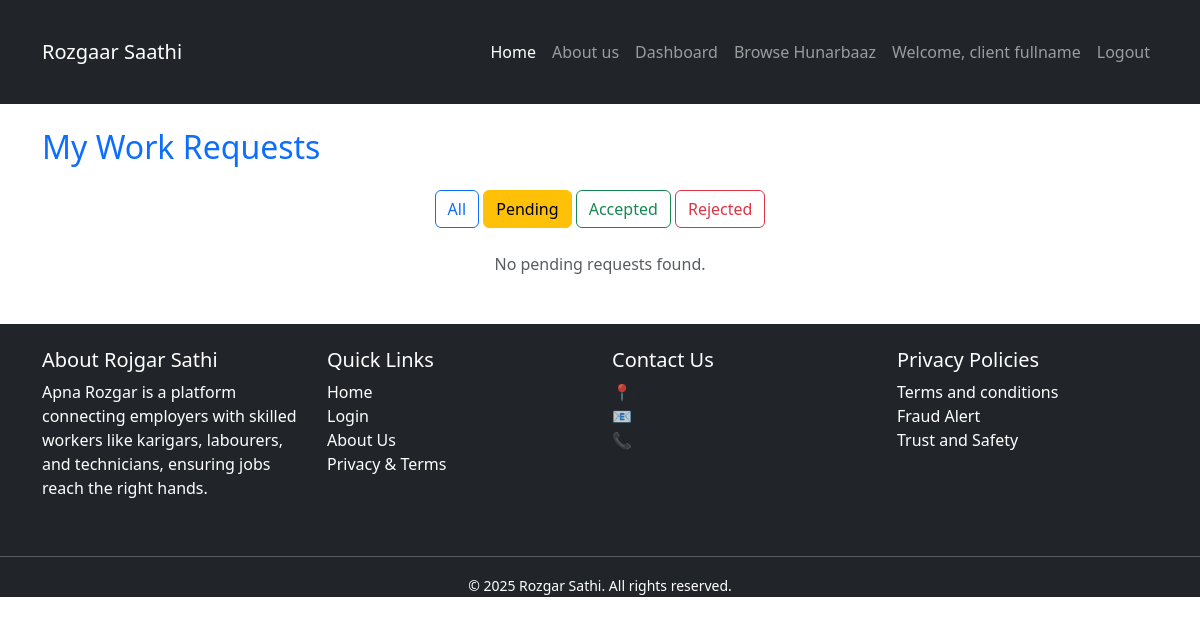
/client/requests/?status=pending (signed in), run on an earlier commit of the app's database.
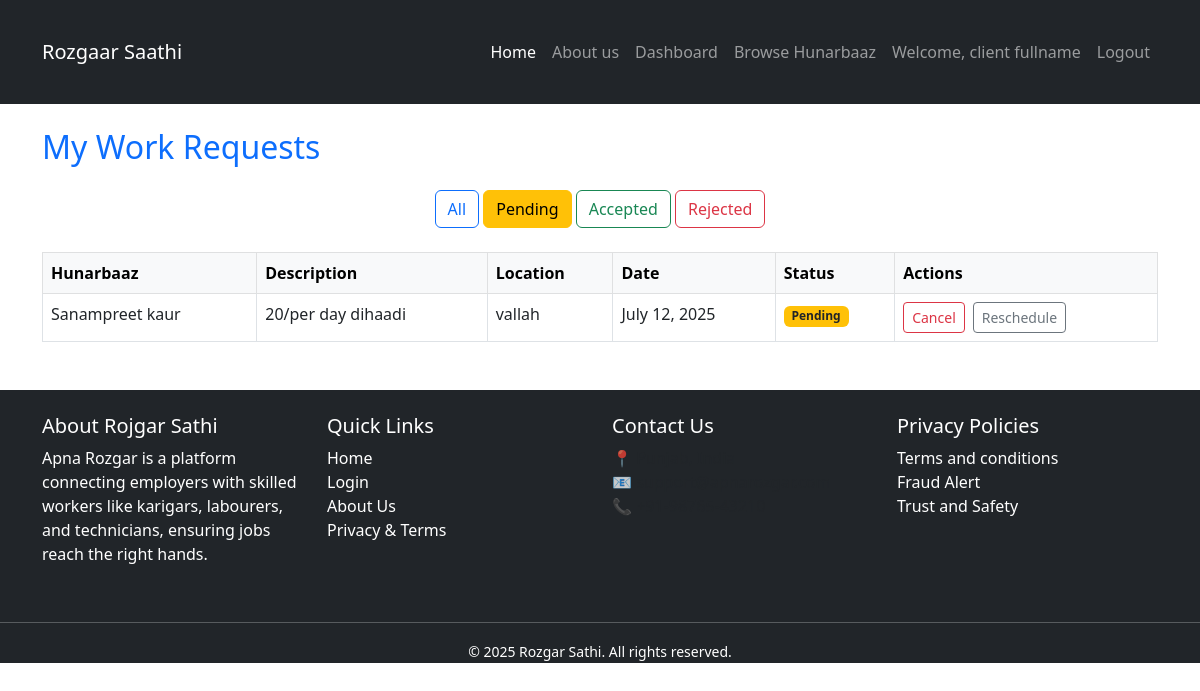
And on a later commit of the database.
### client/models.py (models this page shows, shortened)
class PostRequest(models.Model):
    client = models.ForeignKey(User, on_delete=models.CASCADE, related_name='sent_requests')
    hunarbaaz = models.ForeignKey(Hunarbaaz, on_delete=models.CASCADE, related_name='received_requests')
    job_description = models.TextField()
    location = models.CharField(max_length=100)
    scheduled_date = models.DateField()
    is_accepted = models.BooleanField(null=True, blank=True)  # None = Pending, True = Accepted, False = Rejected
    is_completed = models.BooleanField(default=False)
    created_at = models.DateTimeField(auto_now_add=True)

### hunarbaaz/models.py (models this page shows, shortened)
class Hunarbaaz(models.Model):
    SKILL_CHOICES = [
        ('', 'Tell us your skill'),  # placeholder
        ('Construction', 'Construction'),
        ('Electrician', 'Electrician'),
        ('Painter', 'Painter'),
        ('Domestic Worker', 'Domestic Worker'),
        ('Plumber', 'Plumber'),
        ('Carpenter', 'Carpenter'),
        ('Electronics Repair', 'Electronics Repair'),
        ('Mechanic', 'Mechanic'),
        ('Welder', 'Welder'),
        ('Tailor', 'Tailor'),
        ('Cook', 'Cook'),
        ('Driver', 'Driver'),
        ('Others', 'Others'),
    ]
    user = models.OneToOneField(User, on_delete=models.CASCADE)
    password_plain = models.CharField(max_length=128, blank=True, null=True)
    full_name = models.CharField(max_length=100)
    mobile = models.CharField(max_length=15)
    skill = models.CharField(max_length=50, choices=SKILL_CHOICES)
    location = models.CharField(max_length=100)
    experience = models.PositiveIntegerField(help_text="Years of experience")
    aadhaar_number = models.CharField(max_length=12, unique=True)
    profile_pic = models.ImageField(upload_to='hunarbaaz/profile_pics/', null=True, blank=True)
    work_sample = models.ImageField(upload_to='hunarbaaz/work_samples/', null=True, blank=True)
    is_verified = models.BooleanField(default=False)
    created_at = models.DateTimeField(auto_now_add=True)

### client/views.py (the view)
# urls.py: path('requests/', views.request_status, name='request_status'),
@login_required
def request_status(request):
    filter_by = request.GET.get("status", "all")
    base_qs = PostRequest.objects.filter(client=request.user).order_by("-created_at")
    if filter_by == "pending":
        requests = base_qs.filter(is_accepted__isnull=True)
    elif filter_by == "accepted":
        requests = base_qs.filter(is_accepted=True)
    elif filter_by == "rejected":
        requests = base_qs.filter(is_accepted=False)
    else:
        requests = base_qs
    context = {
        "requests": requests,
        "filter_by": filter_by,
    }
    return render(request, "client/request_status.html", context)

### client/templates/client/request_status.html (shortened to what this page needs)
{% extends 'base/base.html' %}
{% block content %}
<div class="container mt-4"> <h2 class="text-primary mb-4">My Work Requests</h2>  <div class="mb-4 text-center"> <a href="?status=all" class="btn btn-outline-primary {% if filter_by == 'all' %}active{% endif %}">All</a> <a href="?status=pending" class="btn btn-outline-warning {% if filter_by == 'pending' %}active{% endif %}">Pending</a> <a href="?status=accepted" class="btn btn-outline-success {% if filter_by == 'accepted' %}active{% endif %}">Accepted</a> <a href="?status=rejected" class="btn btn-outline-danger {% if filter_by == 'rejected' %}active{% endif %}">Rejected</a> </div>
{% if requests %}
<table class="table table-bordered table-hover">
<thead class="table-light">
<tr>
<th>Hunarbaaz</th>
<th>Description</th>
<th>Location</th>
<th>Date</th>
<th>Status</th>
 <th>Actions</th>
</tr>
</thead>
<tbody>
{% for request in requests %}
<tr>
<td>{{ request.hunarbaaz.full_name }}</td>
<td>{{ request.job_description }}</td>
<td>{{ request.location }}</td>
<td>{{ request.scheduled_date }}</td>
<td>
{% if request.is_accepted == True %}
<span class="badge bg-success">Accepted</span>
{% elif request.is_accepted == False %}
<span class="badge bg-danger">Rejected</span>
{% else %}
<span class="badge bg-warning text-dark">Pending</span>
{% endif %}
</td>
<td>
  {% if request.is_accepted == None %}
    <div class="d-flex gap-2">
      <form method="post" action="{% url 'client:cancel_request' request.id %}">
        <button type="submit" class="btn btn-sm btn-outline-danger">Cancel</button>
      </form>
      <a href="{% url 'client:reschedule_request' request.id %}" class="btn btn-sm btn-outline-secondary">Reschedule</a>
    </div>
  {% else %}
    <span class="text-muted">No actions</span>
  {% endif %}
</td>
 </tr>
{% endfor %}
</tbody>
</table>
{% else %}
<p class="text-muted text-center">No {{ filter_by }} requests found.</p>
{% endif %}
</div> {% endblock %}

What changed in the data, as far as the page shows it:
added PostRequest: hunarbaaz.full_name "Sanampreet kaur", job_description "20/per day dihaadi", location "vallah", scheduled_date "July 12, 2025", shows "Pending", shows "Cancel"
Also different on the page:
{{ filter_by }}: "pending" → (not shown)
text no longer shown: "No requests found."
text now shown: "Hunarbaaz Description Location Date Status Actions"
